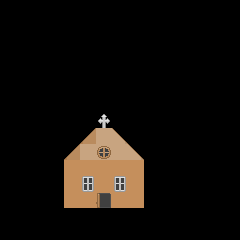

Rendered tile map (Tiled .tmx) drawn with the repository's tilesets; below, a short description and the full map source, tile grids included:
An orthogonal 15x15 tile map with 16x16 px tiles, 2 tile layers (Tile Layer 1, object) and 1 object.

<map version="1.2" tiledversion="1.2.4" orientation="orthogonal" renderorder="left-down" width="15" height="15" tilewidth="16" tileheight="16" infinite="0" nextlayerid="4" nextobjectid="2">
 <tileset firstgid="1" source="base tileset.tsx" />
 <layer id="1" name="Tile Layer 1" width="15" height="15">
  <data encoding="csv">
0,0,0,0,0,0,0,0,0,0,0,0,0,0,0,
0,0,0,0,0,0,0,0,0,0,0,0,0,0,0,
0,0,0,0,0,0,0,0,0,0,0,0,0,0,0,
0,0,0,0,0,0,0,0,0,0,0,0,0,0,0,
0,0,0,0,0,0,0,0,0,0,0,0,0,0,0,
0,0,0,0,0,0,0,0,0,0,0,0,0,0,0,
0,0,0,0,0,0,0,0,0,0,0,0,0,0,0,
0,0,0,0,0,0,623,0,0,0,0,0,0,0,0,
0,0,0,0,0,1232,1294,1233,0,0,0,0,0,0,0,
0,0,0,0,1232,1294,1294,1294,1233,0,0,0,0,0,0,
0,0,0,0,1280,1280,1280,1280,1280,0,0,0,0,0,0,
0,0,0,0,1280,1280,1280,1280,1280,0,0,0,0,0,0,
0,0,0,0,1280,1280,1280,1280,1280,0,0,0,0,0,0,
0,0,0,0,0,0,0,0,0,0,0,0,0,0,0,
0,0,0,0,0,0,0,0,0,0,0,0,0,0,0
</data>
 </layer>
 <layer id="2" name="object" width="15" height="15">
  <data encoding="csv">
0,0,0,0,0,0,0,0,0,0,0,0,0,0,0,
0,0,0,0,0,0,0,0,0,0,0,0,0,0,0,
0,0,0,0,0,0,0,0,0,0,0,0,0,0,0,
0,0,0,0,0,0,0,0,0,0,0,0,0,0,0,
0,0,0,0,0,0,0,0,0,0,0,0,0,0,0,
0,0,0,0,0,0,0,0,0,0,0,0,0,0,0,
0,0,0,0,0,0,0,0,0,0,0,0,0,0,0,
0,0,0,0,0,0,0,0,0,0,0,0,0,0,0,
0,0,0,0,0,0,0,0,0,0,0,0,0,0,0,
0,0,0,0,0,0,46,0,0,0,0,0,0,0,0,
0,0,0,0,0,0,0,0,0,0,0,0,0,0,0,
0,0,0,0,0,42,0,42,0,0,0,0,0,0,0,
0,0,0,0,0,0,152,0,0,0,0,0,0,0,0,
0,0,0,0,0,0,0,0,0,0,0,0,0,0,0,
0,0,0,0,0,0,0,0,0,0,0,0,0,0,0
</data>
 </layer>
 <objectgroup id="3" name="obccts">
  <object id="1" x="97.3333" y="208">
   <polygon points="0,0 -32.6667,-1.33333 -34,-48.6667 46,-49.3333 47.3333,-0.666667 14,-1.33333 13.3333,-15.3333 -1.33333,-15.3333" />
  </object>
 </objectgroup>
</map>
